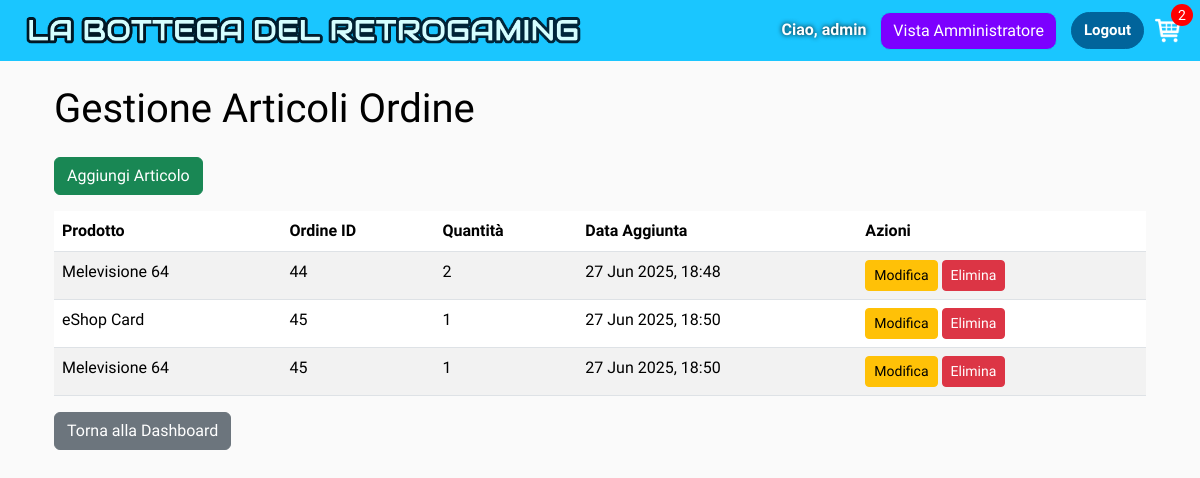
Page /manager/orderitems/ (signed in) on the earlier database version.
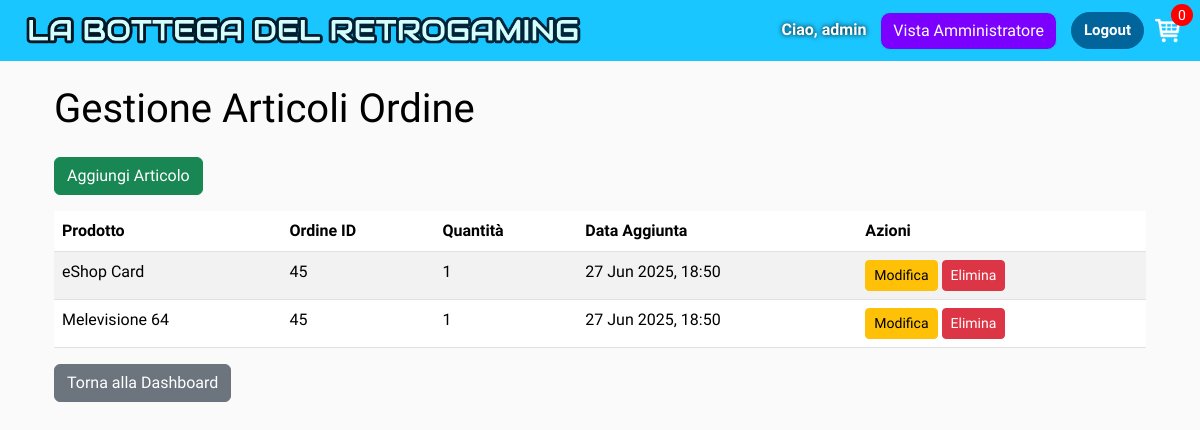
Same page on the later database version.
### bottega_retrogaming/models.py (models this page shows, shortened)
class OrderItem(models.Model):
    product = models.ForeignKey(Product, on_delete=models.SET_NULL, null=True)
    order = models.ForeignKey(Order, on_delete=models.SET_NULL, null=True)
    quantity = models.IntegerField(default=0, null=True, blank=True)
    date_added = models.DateTimeField(auto_now_add=True)

class Product(models.Model):
    name = models.CharField(max_length=200)
    price = models.DecimalField(max_digits=10, decimal_places=2)
    digital = models.BooleanField(default=False, null=True, blank=True)
    description = models.CharField("Descrizione", max_length=500, null=True, blank=True)
    image = models.ImageField(null=True, blank=True)

class Order(models.Model):
    customer = models.ForeignKey(settings.AUTH_USER_MODEL, on_delete=models.SET_NULL, blank=True, null=True)
    date_ordered = models.DateTimeField(auto_now_add=True)
    complete = models.BooleanField(default=False)
    transaction_id = models.CharField(max_length=100, null=True)
    @property
    def get_cart_items(self):
        orderitems = self.orderitem_set.all()
        total = sum(item.quantity for item in orderitems)
        return total

### manager_view/views.py (the view)
# urls.py: path('orderitems/', views.OrderItemListView.as_view(), name='orderitem_list'),
class OrderItemListView(AdminRequiredMixin, ListView):
    model = OrderItem
    template_name = 'manager_view/orderitem_list.html'
    context_object_name = 'orderitems'

### bottega_retrogaming/utils.py (called while the page is built)
def cartData(request):
    if request.user.is_authenticated:
        customer = request.user
        try:
            order = Order.objects.get(customer=customer, complete=False)
        except Order.DoesNotExist:
            order, created = Order.objects.get_or_create(customer=customer, complete=False)
        items = order.orderitem_set.all()
        cartItems = order.get_cart_items
    else:
        cookieData = cookieCart(request)
        cartItems = cookieData['cartItems']
        order = cookieData['order']
        items = cookieData['items']
    return {'cartItems': cartItems, 'order': order, 'items': items}

### manager_view/views.py (called while the page is built)
    def test_func(self):
        return self.request.user.is_authenticated and self.request.user.user_type == 'ADMIN'

    def get_context_data(self, **kwargs):
        context = super().get_context_data(**kwargs)
        data = cartData(self.request)
        context['cartItems'] = data.get('cartItems', 0)
        return context

### user_management/models.py (called while the page is built)
    def __str__(self):
        if self.name:
            return self.name
        return self.username

### manager_view/templates/manager_view/orderitem_list.html
{% extends 'bottega_retrogaming/main.html' %}
{% block content %}
<div class="container large-bottom-margin mt-4">
    <h1 id="item-title" class="mb-4">Gestione Articoli Ordine</h1>
    <a href="{% url 'manager_view:orderitem_add' %}" class="btn btn-success mb-3">Aggiungi Articolo</a>
    <table class="table table-striped">
        <thead>
            <tr>
                <th>Prodotto</th>
                <th>Ordine ID</th>
                <th>Quantità</th>
                <th>Data Aggiunta</th>
                <th>Azioni</th>
            </tr>
        </thead>
        <tbody>
            {% for item in orderitems %}
            <tr>
                <td>{{ item.product.name|default:"N/A" }}</td>
                <td>{{ item.order.id|default:"N/A" }}</td>
                <td>{{ item.quantity }}</td>
                <td>{{ item.date_added|date:"d M Y, H:i" }}</td>
                <td>
                    <a href="{% url 'manager_view:orderitem_edit' item.pk %}" class="btn btn-warning btn-sm">Modifica</a>
                    <a href="{% url 'manager_view:orderitem_delete' item.pk %}" class="btn btn-danger btn-sm">Elimina</a>
                </td>
            </tr>
            {% empty %}
            <tr>
                <td colspan="5">Nessun articolo trovato.</td>
            </tr>
            {% endfor %}
        </tbody>
    </table>
    <a href="{% url 'manager_view:admin_dashboard' %}" class="btn btn-secondary">Torna alla Dashboard</a>
</div>
{% endblock content %}

### bottega_retrogaming/templates/bottega_retrogaming/main.html (shortened to what this page needs)
<!DOCTYPE html>
{% load static %}
<html lang="en">
<head>
    <link href="https://cdn.jsdelivr.net/npm/bootstrap@5.3.7/dist/css/bootstrap.min.css"
          rel="stylesheet"
>
    <link rel="stylesheet" type="text/css" href="{% static 'css/main.css' %}">
</head>
<body>
<nav class="navbar navbar-expand-lg navbar-dark bg-dark">
    <div class="container-fluid"><a class="navbar-brand" href="{% url 'store' %}">
        <img src="{% static 'images/bdretro_logo.png' %}" alt="Logo" class="logo-navbar">
    </a>
        <div class="collapse navbar-collapse" id="navbarSupportedContent">
            {% url 'login' as login_url %}
            <div class="form-inline my-2 my-lg-0 {% if request.path == login_url %}d-none{% endif %}">
                {% if user.is_authenticated %}
                    <span class="navbar-text mr-3">Ciao, {{ user.username }}</span>
                    {% if user.user_type == 'ADMIN' %}
                        <a href="{% url 'manager_view:admin_dashboard' %}"
                           id="admin-view-btn" class="btn btn-info" style="margin-right: 10px;">Vista Amministratore</a>
                    {% endif %} <form method="post" action="{% url 'logout' %}" style="display: inline;">
                        <button type="submit" class="btn btn-logout">Logout</button>
                    </form>
                {% else %}
                    <a href="{% url 'login' %}" class="btn btn-login">Login</a>
                {% endif %}
                <a href="{% url 'cart' %}">
                    <img id="cart-icon" src="{% static 'images/cart.png' %}" alt="cart-icon">
                </a>
                <p id="cart-total">{{ cartItems }}</p>
            </div>
        </div>
    </div>
</nav>
<div class="container">
    {% block content %}
    {% endblock content %}
</div>
</body>
</html>

Differences in the rows shown:
removed OrderItem: product.name "Melevisione 64", order.id "44", quantity "2", date_added "27 Jun 2025, 18:48"
Other differences:
{{ cartItems }}: "2" → "0"
